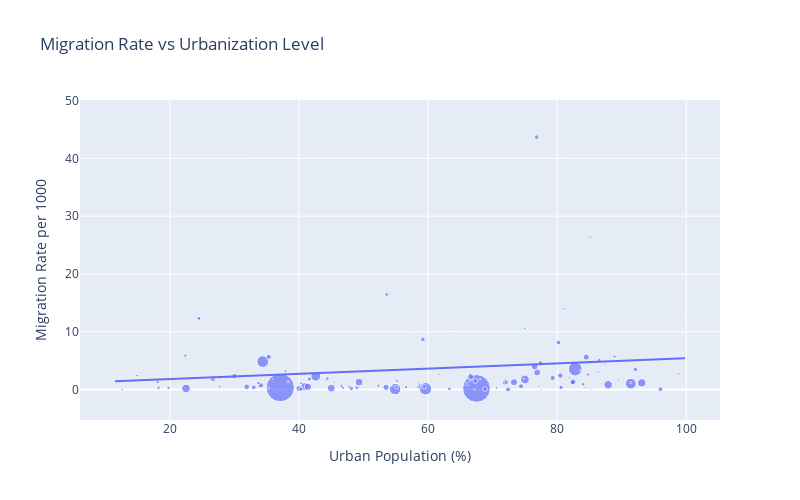

The notebook cell saved with this chart:
### Markdown cell above
## Step 5: Visualization 2

### Code cell
# Migration vs Urbanization with Trendline

print(" Creating Visualization 2: Migration vs Urbanization...")

fig2 = px.scatter(df, x='Urban_Pop_Percent', y='Migration_Rate_per_1000',
                 size='Population', hover_name='Country',
                 title='Migration Rate vs Urbanization Level',
                 labels={'Urban_Pop_Percent': 'Urban Population (%)',
                        'Migration_Rate_per_1000': 'Migration Rate per 1000'},
                 trendline='ols')

fig2.update_layout(width=800, height=500)
fig2.show()

# Calculate correlation for dynamic text
urban_migration_corr = df['Urban_Pop_Percent'].corr(df['Migration_Rate_per_1000'])

### Figure 1 — Plotly figure (JSON) as saved in the notebook; plotly's stock layout.template omitted (floating-point values rounded to 4 significant figures; data arrays with more than 128 entries replaced by an {"elided": "..."} marker saying what was removed)
{"data": [{"hovertemplate": "<b>%{hovertext}</b><br><br>Urban Population (%)=%{x}<br>Migration Rate per 1000=%{y}<br>Population=%{marker.size}<extra></extra>", "hovertext": {"elided": "233 str values"}, "legendgroup": "", "marker": {"color": "#636efa", "size": {"elided": "233 int values"}, "sizemode": "area", "sizeref": 3660000.0, "symbol": "circle"}, "mode": "markers", "name": "", "orientation": "v", "showlegend": false, "type": "scatter", "x": {"elided": "233 float values"}, "xaxis": "x", "y": {"elided": "233 float values"}, "yaxis": "y"}, {"hovertemplate": "<b>OLS trendline</b><br>Migration_Rate_per_1000 = 0.0452661 * Urban_Pop_Percent + 0.913918<br>R<sup>2</sup>=0.036609<br><br>Urban Population (%)=%{x}<br>Migration Rate per 1000=%{y} <b>(trend)</b><extra></extra>", "legendgroup": "", "marker": {"color": "#636efa", "symbol": "circle"}, "mode": "lines", "name": "", "showlegend": false, "type": "scatter", "x": {"elided": "210 float values"}, "xaxis": "x", "y": {"elided": "210 float values"}, "yaxis": "y"}], "layout": {"height": 500, "legend": {"itemsizing": "constant", "tracegroupgap": 0}, "title": {"text": "Migration Rate vs Urbanization Level"}, "width": 800, "xaxis": {"anchor": "y", "domain": [0, 1], "title": {"text": "Urban Population (%)"}}, "yaxis": {"anchor": "x", "domain": [0, 1], "title": {"text": "Migration Rate per 1000"}}}}
